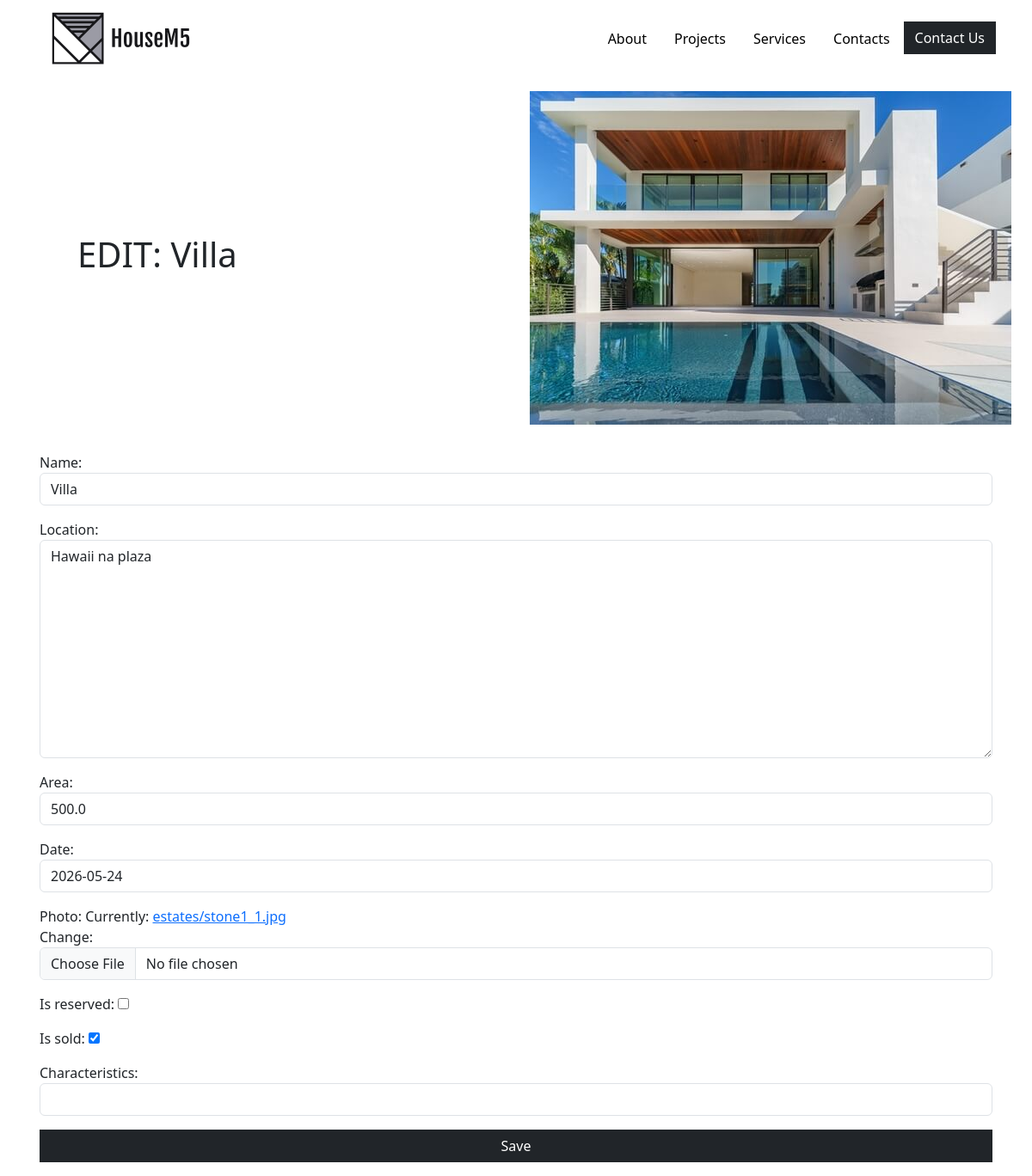
The page /edit/3/ on the database its author committed.
### estates_app/models.py (models this page shows, shortened)
class Estate(models.Model):
    name = models.CharField(max_length=200)
    location = models.TextField()
    area = models.FloatField()
    date = models.DateField()
    photo = models.ImageField(upload_to='estates')
    is_reserved = models.BooleanField(default=False)
    is_sold = models.BooleanField(default=False)
    characteristics = models.CharField(max_length=200, null=True, blank=True)

### estates_app/views.py (the view)
# urls.py: path('edit/<id>/', estates_views.edit, name='edit')
def edit(request, id):
    estate = Estate.objects.filter(id=id).first()
    if request.method == "POST":
        form = EstateForm(request.POST, request.FILES, instance=estate)
        if form.is_valid():
            form.save()
            return redirect('index')
    else:
        form = EstateForm(instance=estate)
    context = {"estate": estate, "form": form}
    return render(request, 'edit.html', context)

### estates_app/forms.py
class EstateForm(forms.ModelForm):
    class Meta:
        model = Estate
        fields = '__all__'
    def __init__(self, *args, **kwargs):
        super(EstateForm, self).__init__(*args, **kwargs)
        for field_name, field in list(self.fields.items()):
            if not isinstance(field, forms.BooleanField):
                field.widget.attrs['class'] = 'form-control'

### templates/edit.html (shortened to what this page needs)
{% load static %}
<!DOCTYPE html>
<html lang="en">
<link rel="stylesheet" href="{% static 'bootstrap.css' %}">
<head>
</head>
<body>
<div class="container d-flex justify-content-between">
    <div>
        <img src="{% static 'logo.png' %}">
    </div>
    <div class="align-self-center">
        <ul class="nav justify-content-end">
            <li class="nav-item">
                <a class="nav-link text-black" href="#">About</a>
            </li>
            <li class="nav-item">
                <a class="nav-link text-black" href="#">Projects</a>
            </li>
            <li class="nav-item">
                <a class="nav-link text-black" href="#">Services</a>
            </li>
            <li class="nav-item">
                <a class="nav-link text-black" href="#">Contacts</a>
            </li>
            <li class="nav-item">
                <a class="btn btn-dark rounded-0" href="#">Contact Us</a>
            </li>
        </ul>
    </div>
</div>
<div class="container d-flex justify-content-between">
    <h1 class="col-6 align-self-center ps-5">EDIT: {{ estate.name }}</h1>
    <div class="col-6">
        <img class="p-3" src="{{ estate.photo.url }}">
    </div>
</div>
<div class="container p-3">
    <form method="post" enctype="multipart/form-data">
        {{ form.as_p }}
        <button type="submit" class="btn btn-dark container rounded-0" href="{% url 'index' %}">Save</button>
    </form>
</div>
</body>

### rows shown on the page
Estate: name "Villa", photo (picture), location "Hawaii na plaza", area "500.0", date "2026-05-24", is_sold "☑"
